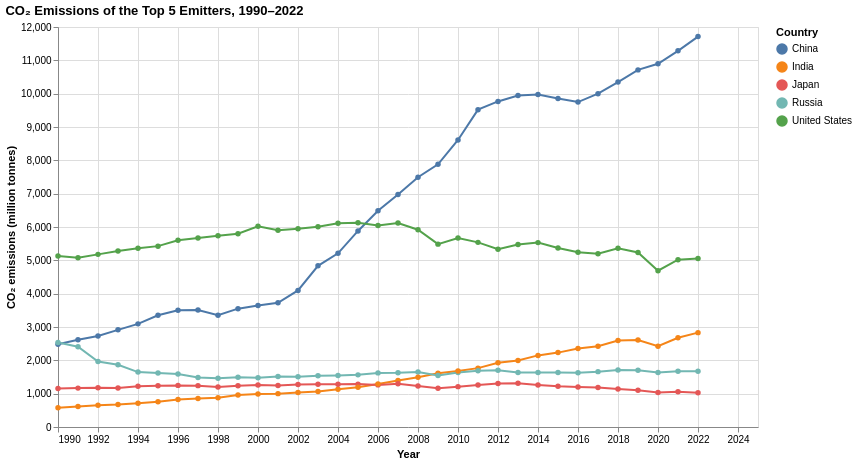

Notebook code for this chart:
### Code cell
# Task 1.3 - CO2 emissions trajectories for top 5 emitters (1990-2022)
import altair as alt

# Reuse the top-5 list computed in Task 1.2
top5_names = top5["country"].tolist()

# Filter the full frame to those countries, the window, and non-missing values
trajectory = (
    df[(df["country"].isin(top5_names)) & (df["year"] >= 1990) & (df["year"] <= 2022)]
    .dropna(subset=["co2"])
    .sort_values("year")
)

chart = (
    alt.Chart(trajectory)
    .mark_line(point=True)
    .encode(
        x=alt.X("year:Q", title="Year", axis=alt.Axis(format="d")),
        y=alt.Y("co2:Q", title="CO₂ emissions (million tonnes)"),
        color=alt.Color("country:N", title="Country"),
        tooltip=["country", "year", alt.Tooltip("co2:Q", title="CO₂ (Mt)", format=",.0f")],
    )
    .properties(
        title=alt.Title("CO₂ Emissions of the Top 5 Emitters, 1990–2022", anchor="start"),
        width=700,
        height=400,
    )
)

chart

### Figure 1 — Vega-Lite specification as saved in the notebook (floating-point values rounded to 4 significant figures; data arrays with more than 128 entries replaced by an {"elided": "..."} marker saying what was removed)
{"config": {"view": {"continuousWidth": 300, "continuousHeight": 300}}, "data": {"name": "data-d26244f5c1b7906867eaf36620196f30"}, "mark": {"type": "line", "point": true}, "encoding": {"color": {"field": "country", "title": "Country", "type": "nominal"}, "tooltip": [{"field": "country", "type": "nominal"}, {"field": "year", "type": "quantitative"}, {"field": "co2", "format": ",.0f", "title": "CO₂ (Mt)", "type": "quantitative"}], "x": {"axis": {"format": "d"}, "field": "year", "title": "Year", "type": "quantitative"}, "y": {"field": "co2", "title": "CO₂ emissions (million tonnes)", "type": "quantitative"}}, "height": 400, "title": {"text": "CO₂ Emissions of the Top 5 Emitters, 1990–2022", "anchor": "start"}, "width": 700, "$schema": "https://vega.github.io/schema/vega-lite/v6.4.1.json", "datasets": {"data-d26244f5c1b7906867eaf36620196f30": {"elided": "165 records"}}}
